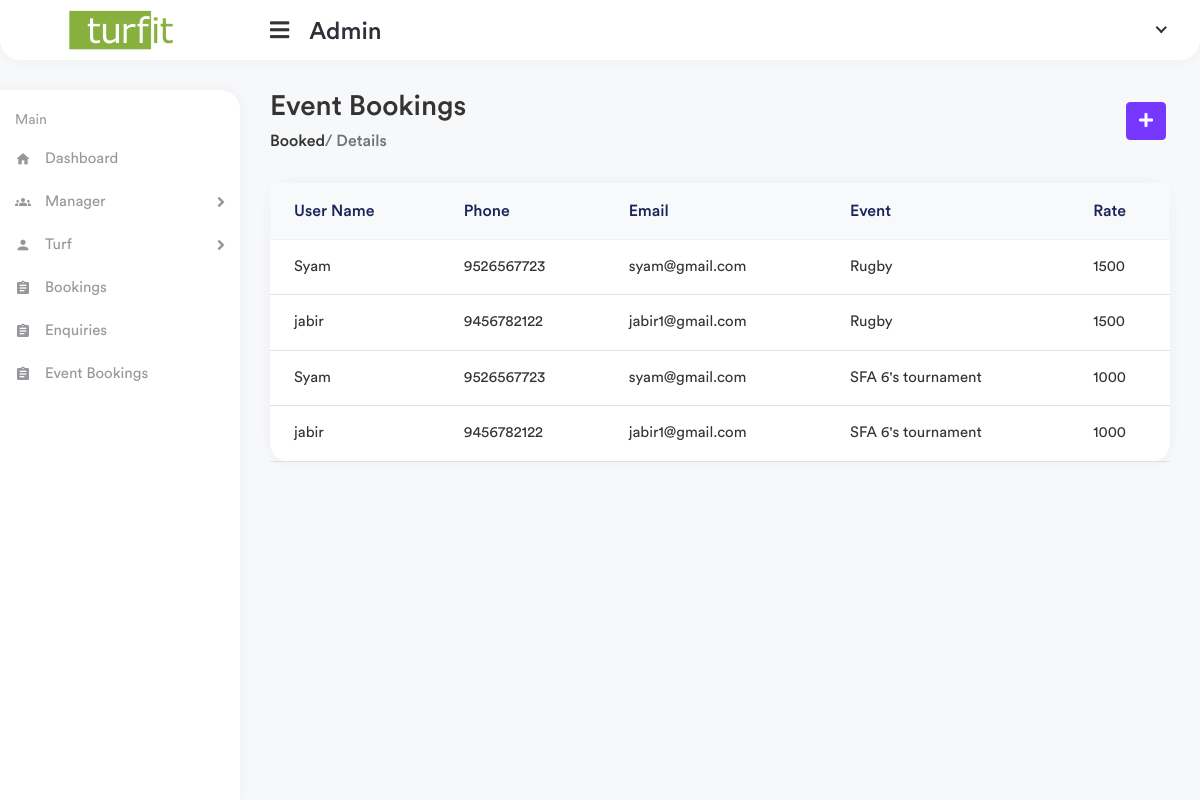
/app1/event-bookings, run on the app's committed database.
### manager/models.py (models this page shows, shortened)
class EventBook(models.Model):
    manager = models.ForeignKey(TurfManager,on_delete=models.CASCADE,null=True)
    event = models.ForeignKey(Event,on_delete=models.CASCADE,null=True)
    user = models.ForeignKey(TurfUser,on_delete=models.CASCADE,null=True)

class Event(models.Model):
    manager = models.ForeignKey(TurfManager,on_delete=models.CASCADE,null=True)
    turf = models.CharField(max_length=200)
    event_image = models.ImageField( upload_to="image/testimagemodel/")
    date = models.DateField()
    time = models.TimeField()
    game = models.CharField(max_length=100)
    event_title = models.CharField(max_length=200)
    entry_fee = models.CharField(max_length=100)
    strength = models.IntegerField()
    def __str__(self):
        return str(self.event_title)

### website/models.py (models this page shows)
class TurfUser(models.Model):
    user = models.OneToOneField(User,on_delete=models.CASCADE)
    name = models.CharField(max_length=100)
    phone = models.CharField(max_length=100)
    email = models.EmailField()
    def __str__(self):
        return str(self.name)

### app1/views.py (the view)
# urls.py: path('event-bookings',views.event_bookings,name="event_bookings"),
def event_bookings(request):
    event_bookings = EventBook.objects.filter().all()
    context = {
        'bookings' : event_bookings
    }
    return render(request,'app1/event_bookings.html',context)

### templates/app1/event_bookings.html (shortened to what this page needs)
{% extends 'app1/partials/base.html' %}
{% load static %}
{% block content %}
<div class="page-wrapper">
    <div class="content container-fluid">
        <div class="page-header">
            <div class="row align-items-center">
                <div class="col">
                    <h3 class="page-title">Event Bookings</h3>
                    <ul class="breadcrumb">
                        <li class="breadcrumb"><a href=""> Booked</a>
                        </li>
                        <li class="breadcrumb active"> / Details</li>
                    </ul>
                </div>
                <div class="col-auto">
                    <a href="" class="btn btn-primary me-1">
                        <i class="fas fa-plus"></i>
                    </a>
                </div>
            </div>
        </div>
        <div class="row">
            <div class="col-sm-12">
                <div class="card card-table">
                    <div class="card-body">
                        <div class="table-responsive">
                            <table class="table table-center table-hover datatable">
                                <thead class="thead-light">
                                    <tr>
                                        <th>User Name</th>
                                        <th>Phone</th>
                                        <th>Email</th>
                                        <th>Event</th>
                                        <th>Rate</th>
                                    </tr>
                                </thead>
                                <tbody>
                                    {% for bookings in bookings %}
                                    <tr>
                                        <td>
                                            <h2 class="">
                                                <a href="">{{bookings.user}} </a>
                                            </h2>
                                        </td>
                                        <td>{{bookings.user.phone}}
                                        </td>
                                        <td>{{bookings.user.email}}</td>
                                        <td>{{bookings.event}}</td>
                                        <td>{{bookings.event.entry_fee}}</td>
                                    </tr>
                                </tbody>
                                {% endfor %}
                            </table>
                        </div>
                    </div>
                </div>
            </div>
        </div>
    </div>
</div>
{% endblock %}

### data on the page
EventBook: user "Syam", user.phone "9526567723", user.email "syam@gmail.com", event "Rugby", event.entry_fee "1500"
EventBook: user "jabir", user.phone "9456782122", user.email "jabir1@gmail.com", event "Rugby", event.entry_fee "1500"
EventBook: user "Syam", user.phone "9526567723", user.email "syam@gmail.com", event "SFA 6's tournament", event.entry_fee "1000"
EventBook: user "jabir", user.phone "9456782122", user.email "jabir1@gmail.com", event "SFA 6's tournament", event.entry_fee "1000"
